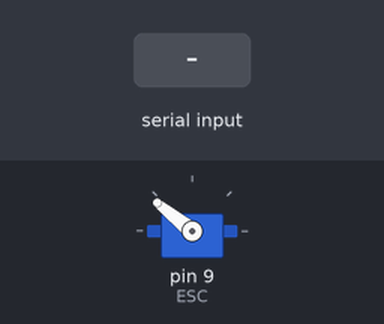
This sketch was run on a simulated Arduino Uno, built with avr-gcc and run on an emulated ATmega328P. On the bench: servo. The test bench sets the inputs (shaded band). What the sketch prints to the serial monitor is not drawn.

Above: at 1.2 s.
1.3 s: "1" received over Serial
At 1.9 s:
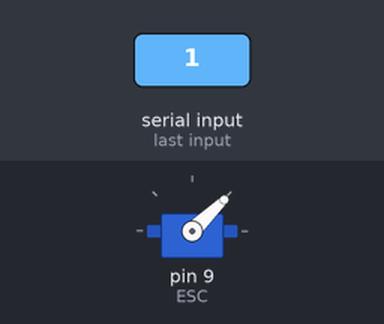
Timing chart, 0 to 4.3 s (numbered marks = the images above; inputs shaded):
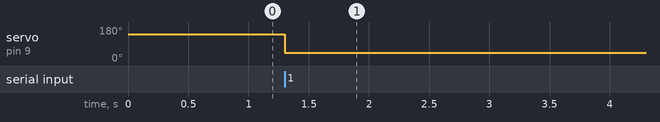

Measured:
- after the input at 1.3 s, servo on pin 9 (ESC): 141° → 44° at once

The sketch:

sketch_jan06a.ino
```cpp
#include <Servo.h>

Servo ESC;
bool x = true;
void setup() {
  // put your setup code here, to run once:
ESC.attach(9);
ESC.writeMicroseconds(2000);
Serial.begin(9600);
}

void loop() {
  // put your main code here, to run repeatedly:
  if(Serial.read()>0 || !x){
    ESC.writeMicroseconds(1000);
    Serial.print("x");
    x= false;
    }else if(x){
      ESC.writeMicroseconds(2000);
      }

}
```
